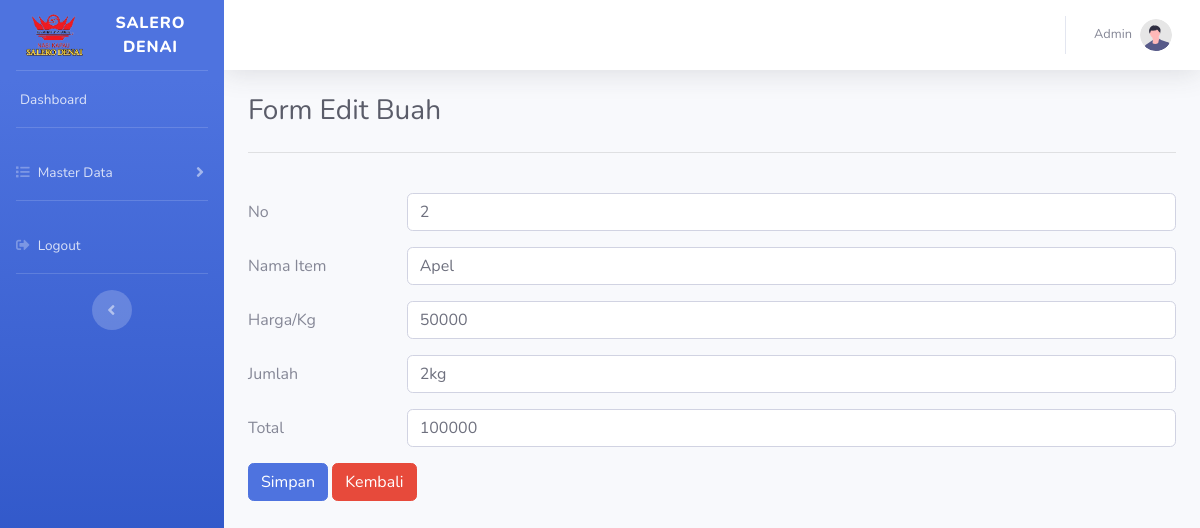
/editbuah.php?nama_item=Apel, run on the app's committed database.
### tables this page shows
CREATE TABLE `buah` (
  `id` int(11) NOT NULL,
  `nama_item` varchar(20) DEFAULT NULL,
  `hargaperkg` int(11) DEFAULT NULL,
  `jumlah` varchar(20) DEFAULT NULL,
  `total` int(11) DEFAULT NULL
);

### editbuah.php (the view, shortened to what this page needs)
<!DOCTYPE html>
<html lang="en">
<head>
    <link href="./assets/vendor/fontawesome-free/css/all.min.css" rel="stylesheet" type="text/css">
    <link href="./assets/css/sb-admin-2.min.css" rel="stylesheet">
    <link rel='stylesheet' href='https://cdn-uicons.flaticon.com/2.0.0/uicons-regular-rounded/css/uicons-regular-rounded.css'>
</head>
<body id="page-top">
    <div id="wrapper">
        <ul class="navbar-nav bg-gradient-primary sidebar sidebar-dark accordion" id="accordionSidebar">
            <a class="sidebar-brand d-flex align-items-center justify-content-center" href="index.php">
                <img src="./assets/img/logo-remove.png" alt="" width ="40%">
                <div class="sidebar-brand-text mx-2">Salero Denai <sup></sup></div>
            </a>
            <hr class="sidebar-divider my-0">
            <li class="nav-item">
                <a class="nav-link" href="index.php">
                    <span>Dashboard</span></a>
            </li>
            <hr class="sidebar-divider">
            <li class="nav-item">
                <a class="nav-link collapsed" href="#" data-toggle="collapse" data-target="#collapseTwo"
                    aria-expanded="true" aria-controls="collapseTwo">
                    <i class="fas fa-list"></i>
                    <span>Master Data</span>
                </a>
            </li>
            <hr class="sidebar-divider">
            <li class="nav-item">
                <a class="nav-link" href="login.php">
                <i class="fas fa-sign-out-alt"></i>
                    <span>Logout</span></a>
            </li>
            <hr class="sidebar-divider d-none d-md-block">
            <div class="text-center d-none d-md-inline">
                <button class="rounded-circle border-0" id="sidebarToggle"></button>
            </div>
        </ul>
        <div id="content-wrapper" class="d-flex flex-column">
            <div id="content">
                <nav class="navbar navbar-expand navbar-light bg-white topbar mb-4 static-top shadow">
                    <ul class="navbar-nav ml-auto">
                        <li class="nav-item dropdown no-arrow">
                            <a class="nav-link dropdown-toggle" href="#" id="userDropdown" role="button"
                                data-toggle="dropdown" aria-haspopup="true" aria-expanded="false">
                                <span class="mr-2 d-none d-lg-inline text-gray-600 small">Admin</span>
                                <img class="img-profile rounded-circle"
                                    src="img/undraw_profile.svg">
                            </a>
                        </li>
                    </ul>
                </nav>
                <div class="container-fluid">
                    <h1 class="h3 mb-4 text-gray-800">Form Edit Buah</h1>
                    <hr>
                   <br>
                   <?php
                        include 'koneksi.php';
                        $nama_item = $_GET['nama_item'];
                        $data = mysqli_query($db, "SELECT * FROM buah WHERE nama_item = '$nama_item'");
                        while($d = mysqli_fetch_array($data)){
                   ?>
                   <form method ="POST" action="aksi_edit_buah.php">
                        <div class="row mb-3">
                            <label for="id" class="col-sm-2 col-form-label">No</label>
                            <div class="col-sm-10">
                            <input type="number" class="form-control" id="id" name ="id" value = "<?php echo $d['id']; ?>">
                            </div>
                        </div>
                        <div class="row mb-3">
                            <label for="nama_item" class="col-sm-2 col-form-label">Nama Item</label>
                            <div class="col-sm-10">
                            <input type="text" class="form-control" id="nama_item" name ="nama_item" value ="<?php echo $d['nama_item']; ?>">
                            </div>
                        </div>
                        <div class="row mb-3">
                            <label for="hargaperkg" class="col-sm-2 col-form-label">Harga/Kg</label>
                            <div class="col-sm-10">
                            <input type="text" class="form-control" id="hargaperkg" name ="hargaperkg" value ="<?php echo $d['hargaperkg']; ?>">
                            </div>
                        </div>
                        <div class="row mb-3">
                            <label for="jumlah" class="col-sm-2 col-form-label">Jumlah</label>
                            <div class="col-sm-10">
                            <input type="text" class="form-control" id="jumlah" name="jumlah" value ="<?php echo $d['jumlah']; ?>">
                            </div>
                        </div>
                        <div class="row mb-3">
                            <label for="total" class="col-sm-2 col-form-label">Total</label>
                            <div class="col-sm-10">
                            <input type="number" class="form-control" id="total" name = "total" value ="<?php echo $d['total']; ?>">
                            </div>
                        </div>
                        <button type="submit" class="btn btn-primary">Simpan</button>
                        <a href="buah.php" type="submit" class="btn btn-danger">Kembali</a>
                    </form>
                    <?php
                        }
                    ?>
                </div>
        </div>
    </div>
</body>
</html>

### data on the page
buah: id "2", nama_item "Apel", hargaperkg "50000", jumlah "2kg", total "100000"
